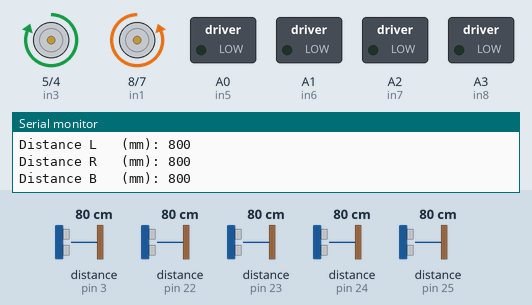
A sketch run on a simulated Arduino Uno, built with avr-gcc and run on an emulated ATmega328P. Shown: motor-driver pin pairs drawn as motors (green arrow = first pin HIGH = forward, orange = second pin HIGH = backward, longer = more drive), switched loads named in the sketch (green lamp = pin HIGH), the last lines printed to the serial monitor. Inputs (shaded band) come from the test bench; at power-on: distance to the obstacle (sensors on pin 3, pin 22, pin 23, pin 24, pin 25) 80 cm. The echo pulse lasts 58.3 µs per cm.

Above: at 1.9 s.
2.0 s: distance to the obstacle (sensor on pin 3) set to 16 cm
4.7 s: distance to the obstacle (sensor on pin 3) set to 13 cm
At 7.7 s:
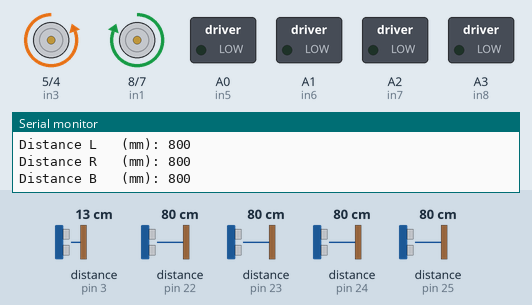
8.5 s: distance to the obstacle (sensor on pin 3) set to 18 cm
At 11.6 s:
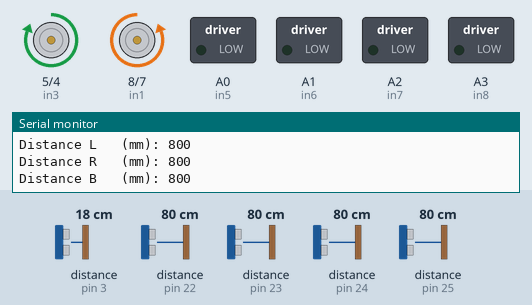
12.0 s: distance to the obstacle (sensor on pin 3) set to 2 cm
At 14.3 s:
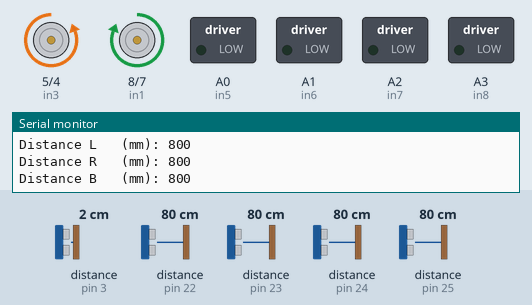
Timing chart, 0 to 15.8 s (numbered marks = the images above; inputs shaded):
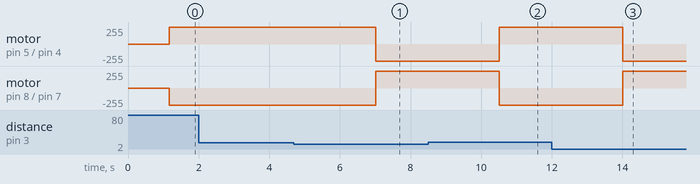

The sketch:

Automaton.ino
```cpp
#include <AFMotor.h>
#include <NewPing.h>
#include <VL53L0X.h>
#include <Wire.h>

VL53L0X sensor;
VL53L0X sensor2;
VL53L0X sensor3;
VL53L0X sensor4;

#define TRIGGER_PIN  2
#define ECHO_PIN     3
#define MAX_DISTANCE 255
AF_DCMotor Motor1(1);
AF_DCMotor Motor2(3);

NewPing DistanceRF_sensor(TRIGGER_PIN, ECHO_PIN, MAX_DISTANCE);
// L298N - FRONT MOTORS -----------
  // Motor A
//int en1 = 9;
int in1 = 8;
int in2 = 7;
  // Motor B
//int en2 = 3;
int in4 = 4;
int in3 = 5;
// End FRONT MOTORS -----------

// L298N - REAR MOTORS -----------
  // Motor C
//int en1 = 9;
int in5 = A0;
int in6 = A1;
  // Motor D
//int en2 = 3;
int in7 = A2;
int in8 = A3;
// End REAR MOTORS -----------

int maxSpeed = 255;
int left = 1;
int right = -1;
void setup()
{
    Serial.begin(9600);
  // Front 2 motors -----------
  //pinMode(en1, OUTPUT);
  //pinMode(en2, OUTPUT);
  pinMode(in1, OUTPUT);
  pinMode(in2, OUTPUT);
  pinMode(in3, OUTPUT);
  pinMode(in4, OUTPUT);
  // End Front 2 motors -----------

  // Rear 2 motors -----------
  pinMode(in5, OUTPUT);
  pinMode(in6, OUTPUT);
  pinMode(in7, OUTPUT);
  pinMode(in8, OUTPUT);
  // End Rear 2 motors -----------

  pinMode(6, INPUT_PULLUP);
  digitalWrite(6, HIGH);

  // VL53L0X -----------
  pinMode(9, OUTPUT);
  pinMode(10, OUTPUT);
  pinMode(11, OUTPUT);
  pinMode(12, OUTPUT);
  digitalWrite(9, LOW);
  digitalWrite(10, LOW);
  digitalWrite(11, LOW);
  digitalWrite(12, LOW);
  // End VL53L0X -----------

  Wire.begin();

//SENSOR
  pinMode(9, INPUT);
  //delay(150);
  Serial.println("00");
  sensor.init(true);
  Serial.println("01");
  //delay(100);
  sensor.setAddress((uint8_t)22);
  Serial.println("02");

  //SENSOR 2
  pinMode(10, INPUT);
  //delay(150);
  sensor2.init(true);
  Serial.println("03");
  //delay(100);
  sensor2.setAddress((uint8_t)23);
  Serial.println("04");

  //SENSOR 3
  pinMode(11, INPUT);
  //delay(150);
  sensor3.init(true);
  Serial.println("05");
  //delay(100);
  sensor3.setAddress((uint8_t)24);
  Serial.println("06");

  //SENSOR 4
  pinMode(12, INPUT);
  //delay(150);
  sensor4.init(true);
  Serial.println("07");
  //delay(100);
  sensor4.setAddress((uint8_t)25);
  Serial.println("08");

  sensor.setTimeout(500);
  sensor2.setTimeout(500);
  sensor3.setTimeout(500);
  sensor4.setTimeout(500);
}

void loop()
{
   // int distanceLidar = RF_sensor.readRangeContinuousMillimeters();
    unsigned int cm = DistanceRF_sensor.ping_cm();
    int currentLeftSpeed = maxSpeed;
    int currentRightSpeed = maxSpeed;
    Serial.print("  Distance: ");
    Serial.print(cm);
    Serial.println("cm");
//CHECK DISTANCES
  long DISTANCE_F = (sensor.readRangeSingleMillimeters());
  long DISTANCE_L = (sensor2.readRangeSingleMillimeters());
  long DISTANCE_R = (sensor3.readRangeSingleMillimeters());
  long DISTANCE_B = (sensor4.readRangeSingleMillimeters());

  //FWD OR SENSOR
  if (sensor.timeoutOccurred())
  {
    Serial.print("Distance F (READING): ");
    Serial.println(" TIMEOUT");

  }
  else
  {
    Serial.print("Distance F   (mm): ");
    Serial.println(DISTANCE_F);
  }

  //FLT OR SENSOR2
  if (sensor2.timeoutOccurred())
  {
    Serial.print("Distance L (READING): ");
    Serial.println(" TIMEOUT");
  }
  else
  {
    Serial.print("Distance L   (mm): ");
    Serial.println(DISTANCE_L);
  }

  //FRT OR SENSOR3
  if (sensor3.timeoutOccurred())
  {
    Serial.print("Distance R (READING): ");
    Serial.println(" TIMEOUT");
  }
  else
  {
    Serial.print("Distance R   (mm): ");
    Serial.println(DISTANCE_R);
  }

  //FRT OR SENSOR4
  if (sensor4.timeoutOccurred())
  {
    Serial.print("Distance R (READING): ");
    Serial.println(" TIMEOUT");
  }
  else
  {
    Serial.print("Distance B   (mm): ");
    Serial.println(DISTANCE_B);
  }
  delay(1000);//can change to a lower time like 100
    Serial.println();
     // Turn on motor A
  digitalWrite(in1, LOW);
  digitalWrite(in2, HIGH);
  // Turn on motor B
  digitalWrite(in3, HIGH);
  digitalWrite(in4, LOW);
  // go forward
  if(cm > 125){
    currentLeftSpeed = maxSpeed;
    currentRightSpeed = maxSpeed;
 //   analogWrite(en1, currentLeftSpeed);
//    analogWrite(en2, currentRightSpeed);
  }

  // if distance measure less than 125 cm, reduce speed
  if(cm < 125){
    currentLeftSpeed = (cm);
    currentRightSpeed = (cm);
//    analogWrite(en1, currentLeftSpeed);
//    analogWrite(en2, currentRightSpeed);
  }

  if(cm < 30){
    currentLeftSpeed = 100;
    currentRightSpeed = 100;
//    analogWrite(en1, currentLeftSpeed);
//    analogWrite(en2, currentRightSpeed);
  }

  if(cm <= 5){
         // Turn on motor A
  digitalWrite(in1, LOW);
  digitalWrite(in2, LOW);
  // Turn on motor B
  digitalWrite(in3, LOW);
  digitalWrite(in4, LOW);
    currentLeftSpeed = 0;
    currentRightSpeed = 0;
//    analogWrite(en1, currentLeftSpeed);
//    analogWrite(en2, currentRightSpeed);

  }

  if(cm < 15){   // if too close reverse){
  // Turn on motor A
  digitalWrite(in1, HIGH);
  digitalWrite(in2, LOW);
  // Turn on motor B
  digitalWrite(in3, LOW);
  digitalWrite(in4, HIGH);

  }
    Serial.print("  FL Speed = ");
    Serial.print(currentLeftSpeed);
    Serial.print("  FR Speed = ");
    Serial.print(currentRightSpeed);
}
```

Measured:
- the behaviour switches between 15 and 14 cm on distance to the obstacle (sensor on pin 3) (found by bisection; images 0 and 1)
- after the input at 4.7 s, motor on pin 5 (in3) / pin 4 (in4): forward 255/255 → backward 255/255 after 2.3 s; motor on pin 8 (in1) / pin 7 (in2): backward 255/255 → forward 255/255 after 2.3 s
- after the input at 8.5 s, motor on pin 5 (in3) / pin 4 (in4): backward 255/255 → forward 255/255 after 2.0 s; motor on pin 8 (in1) / pin 7 (in2): forward 255/255 → backward 255/255 after 2.0 s
- after the input at 12.0 s, motor on pin 5 (in3) / pin 4 (in4): forward 255/255 → backward 255/255 after 2.0 s; motor on pin 8 (in1) / pin 7 (in2): backward 255/255 → forward 255/255 after 2.0 s
